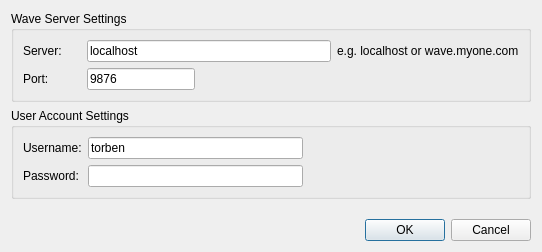
<?xml version="1.0" encoding="UTF-8"?>
<ui version="4.0">
 <class>ServerSettingsDialog</class>
 <widget class="QDialog" name="ServerSettingsDialog">
  <property name="geometry">
   <rect>
    <x>0</x>
    <y>0</y>
    <width>542</width>
    <height>252</height>
   </rect>
  </property>
  <property name="windowTitle">
   <string>Dialog</string>
  </property>
  <property name="modal">
   <bool>true</bool>
  </property>
  <layout class="QVBoxLayout" name="verticalLayout">
   <item>
    <widget class="QGroupBox" name="groupBox">
     <property name="title">
      <string>Wave Server Settings</string>
     </property>
     <layout class="QGridLayout" name="gridLayout">
      <item row="0" column="0">
       <widget class="QLabel" name="label">
        <property name="text">
         <string>Server:</string>
        </property>
       </widget>
      </item>
      <item row="0" column="1" colspan="2">
       <widget class="QLineEdit" name="server">
        <property name="text">
         <string>localhost</string>
        </property>
        <property name="maxLength">
         <number>100</number>
        </property>
       </widget>
      </item>
      <item row="0" column="3">
       <widget class="QLabel" name="label_4">
        <property name="text">
         <string>e.g. localhost or wave.myone.com</string>
        </property>
       </widget>
      </item>
      <item row="1" column="0">
       <widget class="QLabel" name="label_2">
        <property name="text">
         <string>Port:</string>
        </property>
       </widget>
      </item>
      <item row="1" column="1">
       <widget class="QLineEdit" name="port">
        <property name="sizePolicy">
         <sizepolicy hsizetype="Preferred" vsizetype="Fixed">
          <horstretch>0</horstretch>
          <verstretch>0</verstretch>
         </sizepolicy>
        </property>
        <property name="text">
         <string>9876</string>
        </property>
        <property name="maxLength">
         <number>6</number>
        </property>
       </widget>
      </item>
      <item row="1" column="2" colspan="2">
       <spacer name="horizontalSpacer_3">
        <property name="orientation">
         <enum>Qt::Horizontal</enum>
        </property>
        <property name="sizeHint" stdset="0">
         <size>
          <width>318</width>
          <height>20</height>
         </size>
        </property>
       </spacer>
      </item>
     </layout>
    </widget>
   </item>
   <item>
    <widget class="QGroupBox" name="groupBox_2">
     <property name="title">
      <string>User Account Settings</string>
     </property>
     <layout class="QGridLayout" name="gridLayout_2">
      <item row="0" column="0">
       <widget class="QLabel" name="label_3">
        <property name="text">
         <string>Username:</string>
        </property>
       </widget>
      </item>
      <item row="0" column="1">
       <widget class="QLineEdit" name="userName">
        <property name="text">
         <string>torben</string>
        </property>
        <property name="maxLength">
         <number>100</number>
        </property>
       </widget>
      </item>
      <item row="0" column="2">
       <spacer name="horizontalSpacer">
        <property name="orientation">
         <enum>Qt::Horizontal</enum>
        </property>
        <property name="sizeHint" stdset="0">
         <size>
          <width>216</width>
          <height>20</height>
         </size>
        </property>
       </spacer>
      </item>
      <item row="1" column="0">
       <widget class="QLabel" name="label_5">
        <property name="text">
         <string>Password:</string>
        </property>
       </widget>
      </item>
      <item row="1" column="1">
       <widget class="QLineEdit" name="password">
        <property name="maxLength">
         <number>100</number>
        </property>
        <property name="echoMode">
         <enum>QLineEdit::Password</enum>
        </property>
       </widget>
      </item>
      <item row="1" column="2">
       <spacer name="horizontalSpacer_2">
        <property name="orientation">
         <enum>Qt::Horizontal</enum>
        </property>
        <property name="sizeHint" stdset="0">
         <size>
          <width>216</width>
          <height>20</height>
         </size>
        </property>
       </spacer>
      </item>
     </layout>
    </widget>
   </item>
   <item>
    <spacer name="verticalSpacer">
     <property name="orientation">
      <enum>Qt::Vertical</enum>
     </property>
     <property name="sizeHint" stdset="0">
      <size>
       <width>20</width>
       <height>18</height>
      </size>
     </property>
    </spacer>
   </item>
   <item>
    <widget class="QDialogButtonBox" name="buttonBox">
     <property name="orientation">
      <enum>Qt::Horizontal</enum>
     </property>
     <property name="standardButtons">
      <set>QDialogButtonBox::Cancel|QDialogButtonBox::Ok</set>
     </property>
    </widget>
   </item>
  </layout>
 </widget>
 <resources/>
 <connections>
  <connection>
   <sender>buttonBox</sender>
   <signal>accepted()</signal>
   <receiver>ServerSettingsDialog</receiver>
   <slot>accept()</slot>
   <hints>
    <hint type="sourcelabel">
     <x>248</x>
     <y>254</y>
    </hint>
    <hint type="destinationlabel">
     <x>157</x>
     <y>274</y>
    </hint>
   </hints>
  </connection>
  <connection>
   <sender>buttonBox</sender>
   <signal>rejected()</signal>
   <receiver>ServerSettingsDialog</receiver>
   <slot>reject()</slot>
   <hints>
    <hint type="sourcelabel">
     <x>316</x>
     <y>260</y>
    </hint>
    <hint type="destinationlabel">
     <x>286</x>
     <y>274</y>
    </hint>
   </hints>
  </connection>
 </connections>
</ui>
